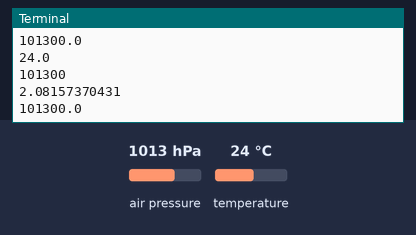
A program run on a simulated Raspberry Pi (BCM pin numbers). Parts: the last lines printed to the terminal. The inputs (shaded band) are chosen by the test bench; at power-on: air pressure 1013 hPa, temperature 24 °C.

Above: at 1.2 s.
1.3 s: air pressure set to 952 hPa
At 2.6 s:
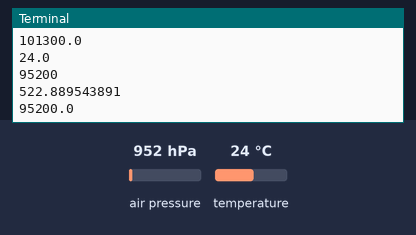
2.8 s: temperature set to 12 °C
4.3 s: air pressure set to 975 hPa
At 6.1 s:
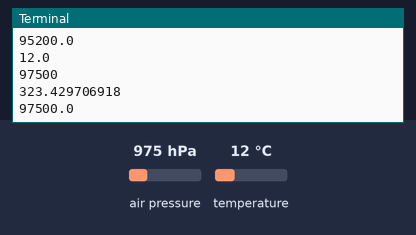
Timing chart, 0 to 7.6 s (numbered marks = the images above; inputs shaded):
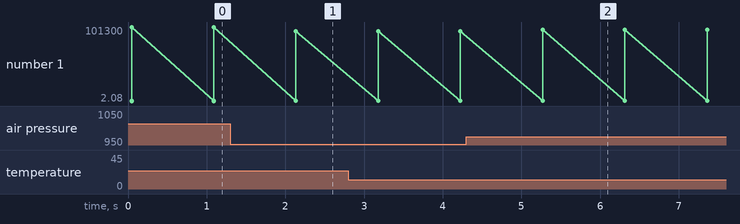

The program:

15_BMP180.py
```python
import time
import Adafruit_BMP.BMP085 as BMP085

sensor = BMP085.BMP085()


while True:
	temp = sensor.read_temperature()
	pressure = sensor.read_pressure()
	altitude= sensor.read_altitude()
	sea_level_p = sensor.read_sealevel_pressure()

	print temp
	print pressure
	print altitude
	print sea_level_p
	time.sleep(1)
```

Measured:
- after the input at 1.3 s, the terminal: prints a new line after 0.83 s (image 1)
- after the input at 4.3 s, the terminal: prints a new line after 0.97 s (image 2)
- plotted number 1: 101300 → 95200 after the input at 1.3 s, 95200 → 97500 after the input at 4.3 s
